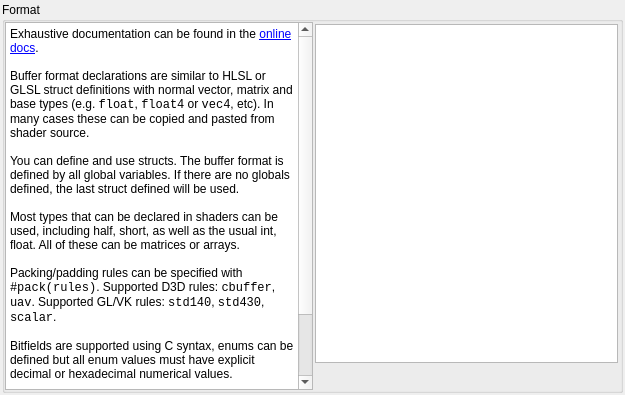
<?xml version="1.0" encoding="UTF-8"?>
<ui version="4.0">
 <class>BufferFormatSpecifier</class>
 <widget class="QWidget" name="BufferFormatSpecifier">
  <property name="geometry">
   <rect>
    <x>0</x>
    <y>0</y>
    <width>625</width>
    <height>395</height>
   </rect>
  </property>
  <property name="windowTitle">
   <string>Buffer Format</string>
  </property>
  <layout class="QGridLayout" name="gridLayout">
   <property name="leftMargin">
    <number>2</number>
   </property>
   <property name="topMargin">
    <number>2</number>
   </property>
   <property name="rightMargin">
    <number>2</number>
   </property>
   <property name="bottomMargin">
    <number>2</number>
   </property>
   <property name="horizontalSpacing">
    <number>0</number>
   </property>
   <item row="0" column="0" colspan="2">
    <widget class="QGroupBox" name="formatGroup">
     <property name="sizePolicy">
      <sizepolicy hsizetype="Expanding" vsizetype="Expanding">
       <horstretch>0</horstretch>
       <verstretch>0</verstretch>
      </sizepolicy>
     </property>
     <property name="title">
      <string>Format</string>
     </property>
     <layout class="QHBoxLayout" name="horizontalLayout_2">
      <property name="spacing">
       <number>0</number>
      </property>
      <property name="leftMargin">
       <number>0</number>
      </property>
      <property name="topMargin">
       <number>0</number>
      </property>
      <property name="rightMargin">
       <number>0</number>
      </property>
      <property name="bottomMargin">
       <number>0</number>
      </property>
      <item>
       <widget class="QTextBrowser" name="helpText">
        <property name="html">
         <string>&lt;!DOCTYPE HTML PUBLIC &quot;-//W3C//DTD HTML 4.0//EN&quot; &quot;http://www.w3.org/TR/REC-html40/strict.dtd&quot;&gt;
&lt;html&gt;&lt;head&gt;&lt;meta name=&quot;qrichtext&quot; content=&quot;1&quot; /&gt;&lt;style type=&quot;text/css&quot;&gt;
p, li { white-space: pre-wrap; }
&lt;/style&gt;&lt;/head&gt;&lt;body&gt;
&lt;p style=&quot; margin-top:0px; margin-bottom:0px; margin-left:0px; margin-right:0px; -qt-block-indent:0; text-indent:0px;&quot;&gt;Exhaustive documentation can be found in the &lt;a href=&quot;https://renderdoc.org/docs/how/how_buffer_format.html&quot;&gt;&lt;span style=&quot; text-decoration: underline; color:#0000ff;&quot;&gt;online docs&lt;/span&gt;&lt;/a&gt;.&lt;/p&gt;
&lt;p style=&quot;-qt-paragraph-type:empty; margin-top:0px; margin-bottom:0px; margin-left:0px; margin-right:0px; -qt-block-indent:0; text-indent:0px;&quot;&gt;&lt;br /&gt;&lt;/p&gt;
&lt;p style=&quot; margin-top:0px; margin-bottom:0px; margin-left:0px; margin-right:0px; -qt-block-indent:0; text-indent:0px;&quot;&gt;Buffer format declarations are similar to HLSL or GLSL struct definitions with normal vector, matrix and base types (e.g. &lt;span style=&quot; font-family:monospace;&quot;&gt;float&lt;/span&gt;, &lt;span style=&quot; font-family:monospace;&quot;&gt;float4&lt;/span&gt; or &lt;span style=&quot; font-family:monospace;&quot;&gt;vec4&lt;/span&gt;, etc). In many cases these can be copied and pasted from shader source.&lt;/p&gt;
&lt;p style=&quot;-qt-paragraph-type:empty; margin-top:0px; margin-bottom:0px; margin-left:0px; margin-right:0px; -qt-block-indent:0; text-indent:0px;&quot;&gt;&lt;br /&gt;&lt;/p&gt;
&lt;p style=&quot; margin-top:0px; margin-bottom:0px; margin-left:0px; margin-right:0px; -qt-block-indent:0; text-indent:0px;&quot;&gt;You can define and use structs. The buffer format is defined by all global variables. If there are no globals defined, the last struct defined will be used.&lt;/p&gt;
&lt;p style=&quot;-qt-paragraph-type:empty; margin-top:0px; margin-bottom:0px; margin-left:0px; margin-right:0px; -qt-block-indent:0; text-indent:0px;&quot;&gt;&lt;br /&gt;&lt;/p&gt;
&lt;p style=&quot; margin-top:0px; margin-bottom:0px; margin-left:0px; margin-right:0px; -qt-block-indent:0; text-indent:0px;&quot;&gt;Most types that can be declared in shaders can be used, including half, short, as well as the usual int, float. All of these can be matrices or arrays.&lt;/p&gt;
&lt;p style=&quot;-qt-paragraph-type:empty; margin-top:0px; margin-bottom:0px; margin-left:0px; margin-right:0px; -qt-block-indent:0; text-indent:0px;&quot;&gt;&lt;br /&gt;&lt;/p&gt;
&lt;p style=&quot; margin-top:0px; margin-bottom:0px; margin-left:0px; margin-right:0px; -qt-block-indent:0; text-indent:0px;&quot;&gt;Packing/padding rules can be specified with &lt;span style=&quot; font-family:monospace;&quot;&gt;#pack(rules)&lt;/span&gt;. Supported D3D rules: &lt;span style=&quot; font-family:monospace;&quot;&gt;cbuffer&lt;/span&gt;, &lt;span style=&quot; font-family:monospace;&quot;&gt;uav&lt;/span&gt;. Supported GL/VK rules: &lt;span style=&quot; font-family:monospace;&quot;&gt;std140&lt;/span&gt;, &lt;span style=&quot; font-family:monospace;&quot;&gt;std430&lt;/span&gt;, &lt;span style=&quot; font-family:monospace;&quot;&gt;scalar&lt;/span&gt;.&lt;/p&gt;
&lt;p style=&quot;-qt-paragraph-type:empty; margin-top:0px; margin-bottom:0px; margin-left:0px; margin-right:0px; -qt-block-indent:0; text-indent:0px;&quot;&gt;&lt;br /&gt;&lt;/p&gt;
&lt;p style=&quot; margin-top:0px; margin-bottom:0px; margin-left:0px; margin-right:0px; -qt-block-indent:0; text-indent:0px;&quot;&gt;Bitfields are supported using C syntax, enums can be defined but all enum values must have explicit decimal or hexadecimal numerical values.&lt;/p&gt;
&lt;p style=&quot;-qt-paragraph-type:empty; margin-top:0px; margin-bottom:0px; margin-left:0px; margin-right:0px; -qt-block-indent:0; text-indent:0px;&quot;&gt;&lt;br /&gt;&lt;/p&gt;
&lt;p style=&quot; margin-top:0px; margin-bottom:0px; margin-left:0px; margin-right:0px; -qt-block-indent:0; text-indent:0px;&quot;&gt;Annotations are supported for explicit layout, bitpacked types like R10G10B10A2, or alternate displays of values including RGB/hexadecimal/octal display. For a complete list see &lt;a href=&quot;https://renderdoc.org/docs/how/how_buffer_format.html&quot;&gt;&lt;span style=&quot; text-decoration: underline; color:#0000ff;&quot;&gt;the documentation linked above&lt;/span&gt;&lt;/a&gt;.&lt;/p&gt;&lt;/body&gt;&lt;/html&gt;</string>
        </property>
        <property name="textInteractionFlags">
         <set>Qt::TextSelectableByKeyboard|Qt::TextSelectableByMouse|Qt::LinksAccessibleByMouse|Qt::LinksAccessibleByKeyboard</set>
        </property>
        <property name="openExternalLinks">
         <bool>true</bool>
        </property>
       </widget>
      </item>
      <item>
       <widget class="QWidget" name="savedContainer" native="true">
        <layout class="QVBoxLayout" name="verticalLayout">
         <property name="spacing">
          <number>2</number>
         </property>
         <property name="leftMargin">
          <number>2</number>
         </property>
         <property name="topMargin">
          <number>2</number>
         </property>
         <property name="rightMargin">
          <number>2</number>
         </property>
         <property name="bottomMargin">
          <number>2</number>
         </property>
         <item>
          <widget class="RDTreeWidget" name="savedList">
           <property name="horizontalScrollBarPolicy">
            <enum>Qt::ScrollBarAlwaysOff</enum>
           </property>
           <property name="sizeAdjustPolicy">
            <enum>QAbstractScrollArea::AdjustIgnored</enum>
           </property>
           <property name="editTriggers">
            <set>QAbstractItemView::AnyKeyPressed|QAbstractItemView::DoubleClicked|QAbstractItemView::EditKeyPressed|QAbstractItemView::SelectedClicked</set>
           </property>
           <property name="showDropIndicator" stdset="0">
            <bool>false</bool>
           </property>
           <property name="selectionMode">
            <enum>QAbstractItemView::SingleSelection</enum>
           </property>
           <property name="selectionBehavior">
            <enum>QAbstractItemView::SelectRows</enum>
           </property>
           <property name="indentation">
            <number>0</number>
           </property>
           <property name="rootIsDecorated">
            <bool>false</bool>
           </property>
           <property name="itemsExpandable">
            <bool>false</bool>
           </property>
          </widget>
         </item>
         <item>
          <layout class="QHBoxLayout" name="horizontalLayout_3">
           <property name="spacing">
            <number>2</number>
           </property>
           <property name="topMargin">
            <number>0</number>
           </property>
           <item>
            <widget class="QToolButton" name="showHelp">
             <property name="toolTip">
              <string>Show buffer definition help</string>
             </property>
             <property name="icon">
              <iconset resource="../Resources/resources.qrc">
               <normaloff>:/help.png</normaloff>:/help.png</iconset>
             </property>
             <property name="checkable">
              <bool>true</bool>
             </property>
             <property name="autoRaise">
              <bool>true</bool>
             </property>
            </widget>
           </item>
           <item>
            <spacer name="horizontalSpacer_2">
             <property name="orientation">
              <enum>Qt::Horizontal</enum>
             </property>
             <property name="sizeType">
              <enum>QSizePolicy::Expanding</enum>
             </property>
             <property name="sizeHint" stdset="0">
              <size>
               <width>0</width>
               <height>0</height>
              </size>
             </property>
            </spacer>
           </item>
           <item>
            <widget class="QToolButton" name="delDef">
             <property name="toolTip">
              <string>Delete selected structure definition</string>
             </property>
             <property name="icon">
              <iconset resource="../Resources/resources.qrc">
               <normaloff>:/del.png</normaloff>:/del.png</iconset>
             </property>
             <property name="autoRaise">
              <bool>true</bool>
             </property>
            </widget>
           </item>
           <item>
            <widget class="QToolButton" name="saveDef">
             <property name="toolTip">
              <string>Update selected with current structure definition</string>
             </property>
             <property name="icon">
              <iconset resource="../Resources/resources.qrc">
               <normaloff>:/save.png</normaloff>:/save.png</iconset>
             </property>
             <property name="autoRaise">
              <bool>true</bool>
             </property>
            </widget>
           </item>
           <item>
            <widget class="QToolButton" name="loadDef">
             <property name="toolTip">
              <string>Load selected structure definition</string>
             </property>
             <property name="icon">
              <iconset resource="../Resources/resources.qrc">
               <normaloff>:/action_hover.png</normaloff>:/action_hover.png</iconset>
             </property>
             <property name="autoRaise">
              <bool>true</bool>
             </property>
            </widget>
           </item>
          </layout>
         </item>
        </layout>
       </widget>
      </item>
     </layout>
    </widget>
   </item>
  </layout>
 </widget>
 <customwidgets>
  <customwidget>
   <class>RDTreeWidget</class>
   <extends>QTreeView</extends>
   <header>Widgets/Extended/RDTreeWidget.h</header>
  </customwidget>
 </customwidgets>
 <resources>
  <include location="../Resources/resources.qrc"/>
 </resources>
 <connections/>
</ui>
